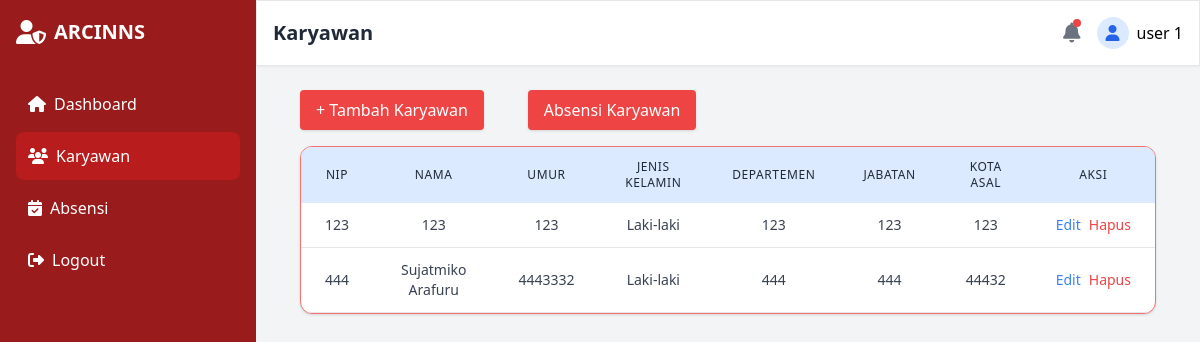
The page /pages/karyawan/daftar.php (signed in) on the database its author committed.
### tables this page shows
CREATE TABLE IF NOT EXISTS `users` (
  `NIP` int NOT NULL,
  `username` varchar(50) NOT NULL,
  `email` varchar(255) NOT NULL,
  `password` varchar(255) NOT NULL,
  `nama` varchar(255),
  `umur` int NOT NULL,
  `jenis_kelamin` enum('L','P') NOT NULL,
  `departemen` varchar(255),
  `jabatan` varchar(255),
  `kota_asal` varchar(255),
  PRIMARY KEY (`NIP`)
);

### pages/karyawan/daftar.php (the view, shortened to what this page needs)
<?php
require_once("../../db/config.php");
$query = "SELECT * FROM users";
$daftar_karyawan = $db->query($query)->fetch_all(MYSQLI_ASSOC);
?>
<!DOCTYPE html>
<html lang="id">
<head>
  <script src="https://cdn.tailwindcss.com"></script>
  <link href="https://cdnjs.cloudflare.com/ajax/libs/font-awesome/6.4.0/css/all.min.css" rel="stylesheet">
</head>
<body class=" bg-gray-100 font-sans">
  <div class="flex h-screen">
    <div class="w-64 bg-red-800 text-white p-4 hidden md:block">
      <div class="flex items-center space-x-2 mb-8">
        <i class="fas fa-user-shield text-2xl"></i>
        <h1 class="text-xl font-bold">ARCINNS</h1>
      </div>
      <nav class="space-y-1">
        <a href="../../index.php" class="flex items-center space-x-2 p-3 rounded-lg hover:bg-red-700">
          <i class="fas fa-home"></i>
          <span>Dashboard</span>
        </a>
        <a href="daftar.php" class="flex items-center space-x-2 p-3 rounded-lg bg-red-700">
          <i class="fas fa-users"></i>
          <span>Karyawan</span>
        </a>
        <a href="../absensi/daftar.php" class="flex items-center space-x-2 p-3 rounded-lg hover:bg-red-700">
          <i class="fas fa-calendar-check"></i>
          <span>Absensi</span>
        </a>
        <a href="../logout.php" class="flex items-center space-x-2 p-3 rounded-lg hover:bg-red-700 mt-10">
          <i class="fas fa-sign-out-alt"></i>
          <span>Logout</span>
        </a>
      </nav>
    </div>
    <div class="flex-1 overflow-auto">
      <header class="bg-white shadow-sm border border-bottom">
        <div class="flex justify-between items-center p-4">
          <h2 class="text-xl font-semibold text-gray-800">
            Karyawan
          </h2>
          <div class="flex items-center space-x-4">
            <div class="relative">
              <i class="fas fa-bell text-gray-500 text-xl"></i>
              <span class="absolute top-0 right-0 h-2 w-2 rounded-full bg-red-500"></span>
            </div>
            <div class="flex items-center space-x-2">
              <div class="h-8 w-8 bg-blue-100 rounded-full flex items-center justify-center">
                <i class="fas fa-user text-blue-600"></i>
              </div>
              <span class="font-medium">
                <?= $_SESSION["username"] ?>
              </span>
            </div>
          </div>
        </div>
      </header>
      <main class="p-6">
        <div class="flex gap-1 w-fit">
          <div class="flex justify-end mb-4 mx-5">
            <a href="tambah.php" class="bg-red-500 hover:bg-red-600 text-white px-4 py-2 rounded shadow">
              + Tambah Karyawan
            </a>
          </div>
          <div class="flex justify-end mb-4 mx-5">
            <a href="../absensi/daftar.php" class="bg-red-500 hover:bg-red-600 text-white px-4 py-2 rounded shadow">
              Absensi Karyawan
            </a>
          </div>
        </div>
        <div class="bg-white rounded-xl shadow overflow-hidden border border-red-400 mx-5">
          <?php if (!$daftar_karyawan): ?>
            <div class="flex justify-center text-3xl font-bold text-gray-300 uppercase w-full h-[5rem] items-center">
              data karyawan kosong
            </div>
          <?php else: ?>
            <div class="overflow-x-auto">
              <table class="min-w-full">
                <thead class="bg-blue-100">
                  <tr>
                    <th class="px-6 py-3 text-center text-xs font-medium text-gray-800 uppercase tracking-wider">NIP</th>
                    <th class="px-6 py-3 text-center text-xs font-medium text-gray-800 uppercase tracking-wider">Nama</th>
                    <th class="px-6 py-3 text-center text-xs font-medium text-gray-800 uppercase tracking-wider">Umur</th>
                    <th class="px-6 py-3 text-center text-xs font-medium text-gray-800 uppercase tracking-wider">Jenis Kelamin</th>
                    <th class="px-6 py-3 text-center text-xs font-medium text-gray-800 uppercase tracking-wider">Departemen</th>
                    <th class="px-6 py-3 text-center text-xs font-medium text-gray-800 uppercase tracking-wider">Jabatan</th>
                    <th class="px-6 py-3 text-center text-xs font-medium text-gray-800 uppercase tracking-wider">Kota Asal</th>
                    <th class="px-6 py-3 text-center text-xs font-medium text-gray-800 uppercase tracking-wider">Aksi</th>
                  </tr>
                </thead>
                <tbody class="text-gray-700 text-sm font-light">
                  <?php foreach ($daftar_karyawan as $karyawan): ?>
                    <tr class="border-b hover:bg-gray-100">
                      <td class="py-3 px-6 text-center"><?= $karyawan["NIP"] ?></td>
                      <td class="py-3 px-6 text-center"><?= $karyawan["nama"] ?></td>
                      <td class="py-3 px-6 text-center"><?= $karyawan["umur"] ?></td>
                      <td class="py-3 px-6 text-center"><?= $karyawan["jenis_kelamin"] == "L" ? "Laki-laki" : "Perempuan" ?></td>
                      <td class="py-3 px-6 text-center"><?= $karyawan["departemen"] ?></td>
                      <td class="py-3 px-6 text-center"><?= $karyawan["jabatan"] ?></td>
                      <td class="py-3 px-6 text-center"><?= $karyawan["kota_asal"] ?></td>
                      <td class="py-3 px-6 text-center">
                        <div class="flex item-center justify-center space-x-2">
                          <a href="edit.php?nip=<?= $karyawan["NIP"] ?>" class="text-blue-500 hover:underline">
                            Edit
                          </a>
                          <a href="hapus.php?delete='true'&nip=<?= $karyawan["NIP"] ?>" onclick="return confirmDelete()" class="text-red-500 hover:underline">
                            Hapus
                          </a>
                        </div>
                      </td>
                    </tr>
                  <?php endforeach ?>
                </tbody>
              </table>
            </div>
          <?php endif ?>
      </main>
    </div>
  </div>
</body>
</html>

### rows shown on the page
users: NIP "123", nama "123", umur "123", jenis_kelamin "Laki-laki", departemen "123", jabatan "123", kota_asal "123"
users: NIP "444", nama "Sujatmiko Arafuru", umur "4443332", jenis_kelamin "Laki-laki", departemen "444", jabatan "444", kota_asal "44432"

### other values the page prints
$_SESSION["username"] "user 1"
